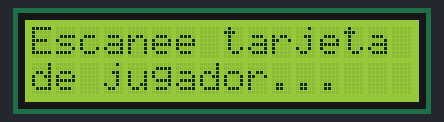
A sketch run on a simulated Arduino Uno, built with avr-gcc and run on an emulated ATmega328P. Shown: 16×2 character LCD.

Above: at 0.3 s.
At 1.4 s:
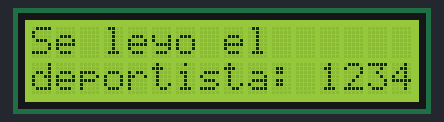

Measured:
- what the display in image 0 shows lasts 1.1 s, from 0.2 s to 1.3 s

The sketch:

LCD_print.ino
```cpp
#include <LiquidCrystal_I2C.h>

#include <Wire.h>

LiquidCrystal_I2C lcd(0x3F, 16, 2);

void setup() {
  // The begin call takes the width and height. This
  // Should match the number provided to the constructor.
  lcd.begin(16,2);
  lcd.init();

  //Prender luz de fondo
  lcd.backlight();

}

void loop() {

  lcdLeerJugador();
  delay(1000);
  lcdJugadorLeido();
  delay(1000);
}

void lcdLeerJugador(){
  //Limpiamos pantalla
  lcd.init();
  lcd.clear();

  lcd.home();

  lcd.print("Escanee tarjeta");

  // Move the cursor characters to the right and
  // zero characters down (line 1).
  lcd.setCursor(0, 1);

  lcd.print("de jugador...");
}

void lcdJugadorLeido(){
  //Limpiamos pantalla
  lcd.init();
  lcd.clear();

  lcd.home();

  lcd.print("Se leyo el");

  // Move the cursor characters to the right and
  // zero characters down (line 1).
  lcd.setCursor(0, 1);

  lcd.print("deportista: 12345");
}
```
